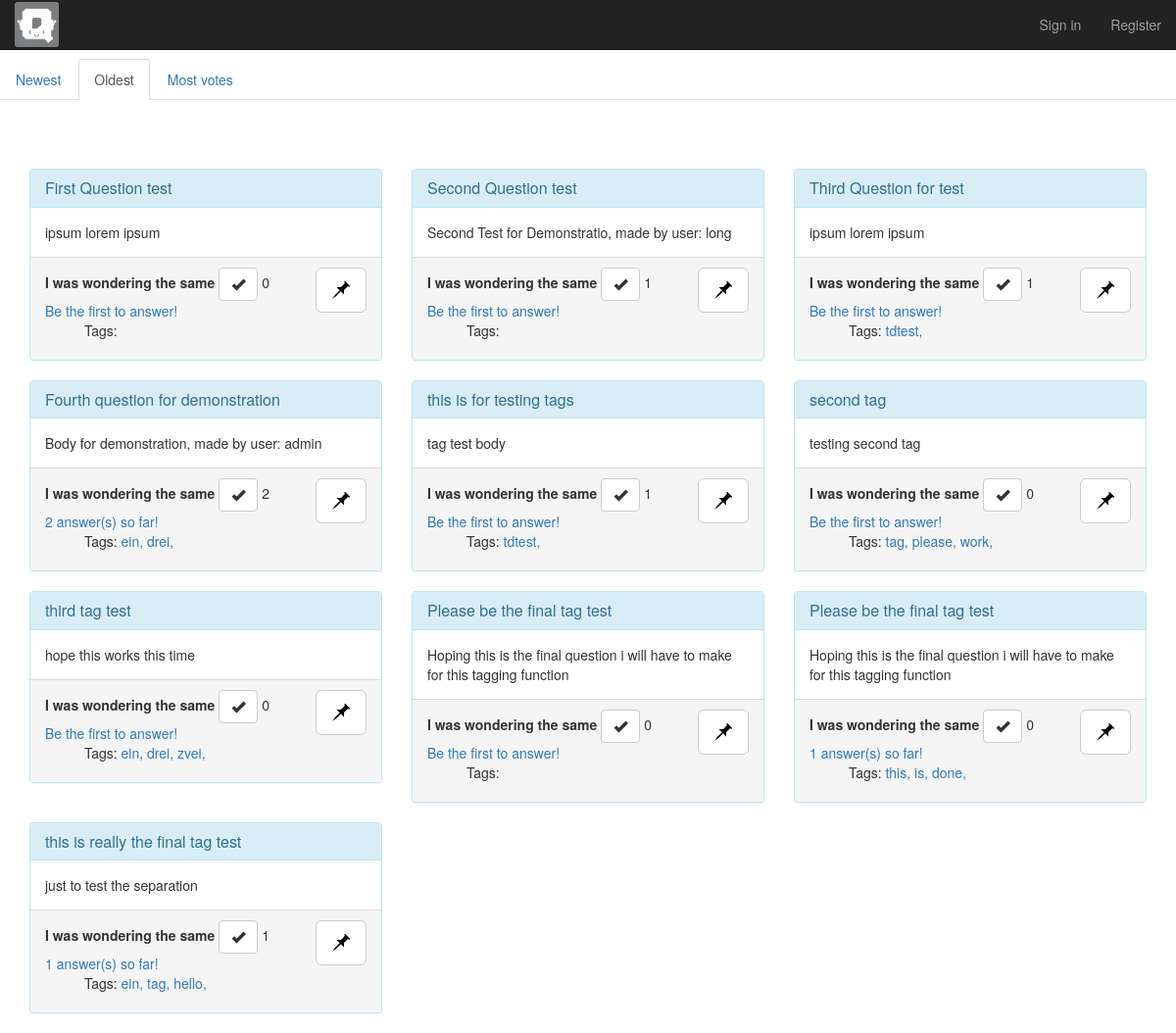
The page /questions/oldest/ on the database its author committed.
### questions/models.py (models this page shows, shortened)
class Question(models.Model):
    title = models.CharField(max_length=128)
    body = models.TextField()
    created_at = models.DateTimeField(null=True, blank=True)
    user = models.ForeignKey(settings.AUTH_USER_MODEL, default=1, related_name='is_made_by')
    votes = models.IntegerField(default = 0)
    user_votes = models.TextField(editable=True, default='[]')  # JSON-text, works as a list of user in string-format
    pinned_by = models.TextField(editable=True, default='[]')
    tags = TaggableManager()

### questions/views.py (the view)
# urls.py: url(r'oldest/$', views.oldest, name="oldest"),
def oldest(request):
    context = {'questions': Question.objects.all().order_by("created_at"), 'tabs':'oldest'}
    return render(request, 'index.html', context)

### questions/templatetags/readmore.py (called while the page is built, shortened)
@register.filter
def readmore(txt, showwords=15):
    global readmore_showscript
    words = re.split(r' ', escape(txt))
    if len(words) <= showwords:
        return txt

### questions/templates/index.html
{% extends  "qBot/qsort.html"  %}
{% load readmore %}
{% block navtabs %}
    {% if questions %}
        <div class="container">
            <div class="row">
                {% for question in questions %}
                    <div class="col-md-4">
                        <div class="panel panel-info">
                            <div class="panel-heading" >
                                <h3 class="panel-title">{{ question.title }}</h3>
                            </div>
                            <div class="panel-body">
                                {{ question.body|readmore:15}}
                            </div>
                            <div class="panel-footer">
                                <b>I was wondering the same</b>
                                <a href="/questions/vote?question={{ question.id }}&votetype=up" type="button" class="btn btn-default btn">
                                    <span class="glyphicon glyphicon-ok"></span>
                                </a>
                                {{ question.votes }}
                                <a href="/questions/pin?question={{ question.id }}"
                                        {% if user in question.pinned_by.all %}
                                   style="color:gold"
                                        {% else %}
                                   style="color:black"
                                        {% endif %}
                                   type="button" class="btn btn-default btn-lg pull-right">
                                    <span class="glyphicon glyphicon-pushpin" aria-hidden="true" ></span>
                                </a>
                                <br>
                                {% if question.answer_to.count %}
                                    <a href="/questions/{{ question.id }}">{{ question.answer_to.count }} answer(s) so far! </a>
                                {% else %}
                                    <a href="/questions/{{ question.id }}"> Be the first to answer! </a>
                                {% endif %}
                                <ul>
                                Tags:
                                {% for tag in question.tags.all %}
                                    <a href="{% url 'questions:tagged' tag.slug %}">{{ tag.name }},</a>
                                {% endfor %}
                                </ul>
                            </div>
                        </div>
                    </div>
                {%  endfor %}
            </div>
        </div>
    {% else %}
        <p>No questions asked</p>
    {% endif %}
{% endblock navtabs %}

### qBot/templates/qBot/qsort.html (shortened to what this page needs)
{% extends "qBot/base.html" %}
{% block content %}
    {% if tabs !=  'none' %}
    <ul class="nav nav-tabs">
        <li role="presentation" {% if tabs == 'newest' %}class="active" {% endif %}><a {% if myQ == 'true' %} href="{% url 'questions:myQnewest' %}"{% else %}href="{% url 'questions:newest' %}"{% endif %}>Newest</a></li>
        <li role="presentation" {% if tabs == 'oldest' %}class="active" {% endif %}><a {% if myQ == 'true' %} href="{% url 'questions:myQoldest' %}"{% else %}href="{% url 'questions:oldest' %}"{% endif %} >Oldest</a></li>
        <li role="presentation" {% if tabs == 'most_votes' %}class="active" {% endif %}><a {% if myQ == 'true' %} href="{% url 'questions:myQmost_votes' %}"{% else %}href="{% url 'questions:most_votes' %}"{% endif %}>Most votes</a></li>
    </ul>
    {% endif %}
{% block navtabs %}
{% endblock navtabs%}
{% endblock content %}

### qBot/templates/qBot/base.html (shortened to what this page needs)
<!DOCTYPE html>
<html>
<head>
    {% load static %}
    <link rel="stylesheet" type="text/css" href="{% static 'qBot/style/bootstrap.min.css' %}">
    <link rel="stylesheet" type="text/css" href="{% static 'qBot/style/mainstyle.css' %}">
</head>
<body>
    <nav class="navbar navbar-inverse navbar-fixed-top">
        <div class="container-fluid">
            <div class="navbar-header">
            <a class="navbar-brand" id="logo" alt="Logo" href="/questions/">
                <img {% load static %} src={% static 'qBot/images/logo.svg' %}>
            </a>
            </div>
        {% if user.is_anonymous %}
            <div class="collapse navbar-collapse" id="navbar-collapse-3">
                <ul class="nav navbar-nav navbar-right">
                    <li><a href="/login">Sign in</a></li>
                    <li><a href="/register">Register</a></li>
                </ul>
            </div>
        {% endif %}
      </div>
    </nav>
    {% block content %}
    {% endblock content %}
</body>
</html>

### static/qBot/style/mainstyle.css (style rules this page uses)
.container { margin-top: 70px; }
#logo img { width: 45px; margin-top: -13px; }
.panel-body { word-wrap: break-word; }

### rows shown on the page
Question: title "First Question test", body|readmore "ipsum lorem ipsum", votes "0"
Question: title "Second Question test", body|readmore "Second Test for Demonstratio, made by user: long", votes "1"
Question: title "Third Question for test", body|readmore "ipsum lorem ipsum", votes "1"
Tag: name "tdtest"
Question: title "Fourth question for demonstration", body|readmore "Body for demonstration, made by user: admin", votes "2", answer_to.count "2"
Tag: name "ein"
Tag: name "drei"
Question: title "this is for testing tags", body|readmore "tag test body", votes "1"
Question: title "second tag", body|readmore "testing second tag", votes "0"
Tag: name "tag"
Tag: name "please"
Tag: name "work"
Question: title "third tag test", body|readmore "hope this works this time", votes "0"
Tag: name "zvei"
Question: title "Please be the final tag test", body|readmore "Hoping this is the final question i will have to make for this tagging function", votes "0"
Question: title "Please be the final tag test", body|readmore "Hoping this is the final question i will have to make for this tagging function", votes "0", answer_to.count "1"
Tag: name "this"
Tag: name "is"
Tag: name "done"
Question: title "this is really the final tag test", body|readmore "just to test the separation", votes "1", answer_to.count "1"
Tag: name "hello"
